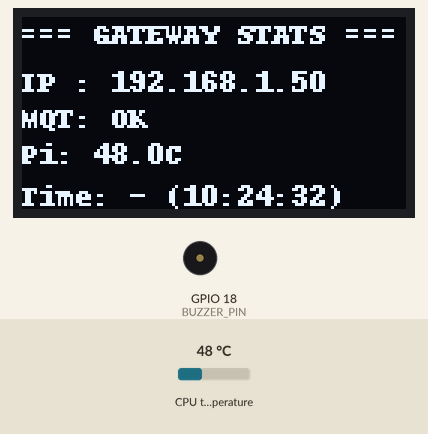
A program run on a simulated Raspberry Pi (BCM pin numbers). Parts: 128×64 one-colour display, buzzer (waves = sounding, pin HIGH). The test bench sets the inputs (shaded band); at power-on: CPU temperature 48 °C. The clock reads 2024-03-15 10:24:30 at power-on unless the program sets it; no MQTT or app messages arrive unless stated; what the program prints to the terminal is not drawn.

Above: at 3.0 s.
3.1 s: CPU temperature set to 31 °C
At 5.7 s:
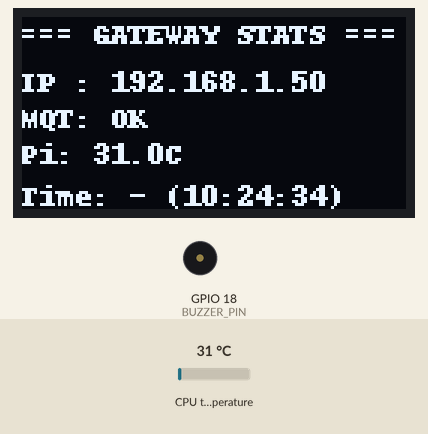
8.1 s: CPU temperature set to 44 °C
At 10.1 s:
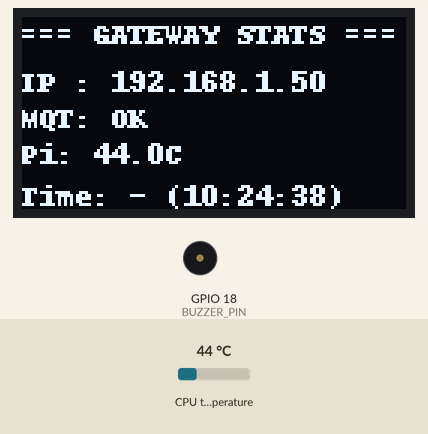
14.4 s: CPU temperature set to 58 °C
At 16.0 s:
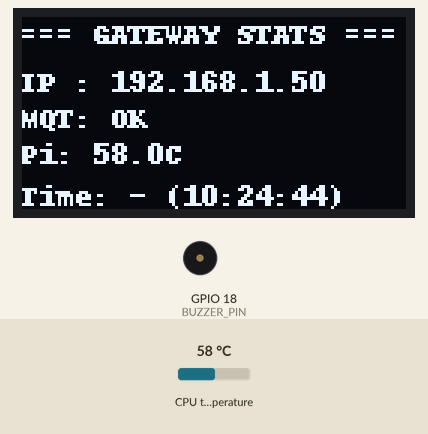
Timing chart, 0 to 17.5 s (numbered marks = the images above; inputs shaded):
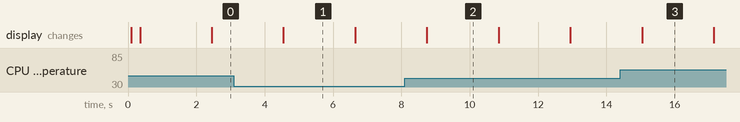

The program:

gateway.py
```python
import serial
import paho.mqtt.client as mqtt
import json
import time
import threading
import socket
import RPi.GPIO as GPIO

# Import library untuk layar OLED I2C
from luma.core.interface.serial import i2c
from luma.core.render import canvas
from luma.oled.device import ssd1306

# ================= CONFIG =================
MQTT_HOST = "103.106.72.181"
MQTT_PORT = 1883
MQTT_USER = "MEDLOC"
MQTT_PASS = "MEDLOC"

SERIAL_PORT = "/dev/ttyUSB0"
SERIAL_BAUDRATE = 9600

BUZZER_PIN = 18

GPIO.setmode(GPIO.BCM)
GPIO.setwarnings(False)
GPIO.setup(BUZZER_PIN, GPIO.OUT)

# ================= GLOBAL VARIABLES =================
mqtt_status_text = "WAIT"
last_node_rx = "-"
last_time_rx = "-"
sos_is_active = False
device = None
ser = None

# ================= HELPER FUNCTIONS =================
def get_ip_address():
    """Mengambil IP Address lokal Raspberry Pi"""
    try:
        s = socket.socket(socket.AF_INET, socket.SOCK_DGRAM)
        s.connect(("8.8.8.8", 80))
        ip = s.getsockname()[0]
        s.close()
        return ip
    except:
        return "127.0.0.1"

def get_cpu_temp():
    """Membaca suhu internal prosesor Raspberry Pi"""
    try:
        with open('/sys/class/thermal/thermal_zone0/temp', 'r') as f:
            temp = float(f.read()) / 1000.0
        return f"{temp:.1f}"
    except:
        return "--"

PI_IP_ADDRESS = get_ip_address()

# ================= OLED SETUP =================
try:
    serial_i2c = i2c(port=1, address=0x3C)
    device = ssd1306(serial_i2c)
    print("✅ Layar OLED 0.96 Inch Berhasil Diinisialisasi.")
except Exception as oled_err:
    print(f"❌ Gagal membuka layar OLED: {oled_err}")
    device = None

# ================= OLED DISPLAY FUNCTIONS =================
def update_oled_normal():
    """Menampilkan status kesehatan sistem di OLED saat normal"""
    if device and not sos_is_active:
        current_time = time.strftime("%H:%M:%S")
        cpu_temp = get_cpu_temp()
        with canvas(device) as draw:
            draw.text((0, 0), "=== GATEWAY STATS ===", fill="white")
            draw.text((0, 16), f"IP : {PI_IP_ADDRESS}", fill="white")
            draw.text((0, 28), f"MQT: {mqtt_status_text}", fill="white")
            draw.text((0, 40), f"Pi: {cpu_temp}C", fill="white")
            draw.text((0, 54), f"Time: {last_time_rx} ({current_time})", fill="white")

def update_oled_sos(node, lat, lon):
    """Menampilkan status darurat merah di OLED"""
    if device:
        with canvas(device) as draw:
            draw.text((0, 0), "! ! ! S O S ! ! !", fill="white")
            draw.text((0, 16), f"DARI : {node}", fill="white")
            draw.text((0, 28), f"LAT  : {lat}", fill="white")
            draw.text((0, 40), f"LON  : {lon}", fill="white")
            draw.text((0, 54), "EVAKUASI SEGERA!!", fill="white")

# ================= BUZZER =================
def buzzer_logic():
    """Fungsi alarm 30 detik yang berjalan di background"""
    global sos_is_active
    sos_is_active = True
    print("🚨 SOS AKTIF: Buzzer berbunyi selama 30 detik...")

    end_time = time.time() + 30
    while time.time() < end_time:
        GPIO.output(BUZZER_PIN, GPIO.HIGH)
        time.sleep(0.5)
        GPIO.output(BUZZER_PIN, GPIO.LOW)
        time.sleep(0.5)

    sos_is_active = False
    print("✅ Buzzer Off Otomatis (Timeout). Layar kembali normal.")
    update_oled_normal()

# ================= MQTT SETUP =================
def on_connect(client, userdata, flags, rc, properties=None):
    global mqtt_status_text
    if rc == 0:
        print("✅ TERHUBUNG ke Broker MQTT.")
        mqtt_status_text = "OK"
        client.subscribe("home/nodes/+/sos_reset")
    else:
        print(f"❌ GAGAL! Kode error: {rc}.")
        mqtt_status_text = "ERR"

def on_disconnect(client, userdata, disconnect_flags, reason_code, properties=None):
    global mqtt_status_text
    mqtt_status_text = "DC"

client = mqtt.Client(mqtt.CallbackAPIVersion.VERSION2)
client.username_pw_set(MQTT_USER, MQTT_PASS)
client.on_connect = on_connect
client.on_disconnect = on_disconnect

try:
    client.connect(MQTT_HOST, MQTT_PORT, 60)
    client.loop_start()
except Exception as e:
    print(f"Tidak bisa terhubung ke server: {e}")
    mqtt_status_text = "ERR"

# ================= SERIAL SETUP =================
try:
    ser = serial.Serial(SERIAL_PORT, SERIAL_BAUDRATE, timeout=2)
    print("🚀 Gateway LoRa Aktif... Menunggu data...")
    update_oled_normal()
except Exception as e:
    print(f"❌ Gagal membuka Port Serial {SERIAL_PORT}: {e}")

# ================= MAIN LOOP =================
last_oled_refresh = time.time()

try:
    while True:
        # Refresh layar normal setiap 2 detik agar jam dan suhu CPU terus terupdate
        if not sos_is_active and (time.time() - last_oled_refresh > 2):
            update_oled_normal()
            last_oled_refresh = time.time()

        # Cek apakah ada data radio yang masuk
        if ser and ser.in_waiting > 0:
            raw_data = ser.readline()
            line = raw_data.decode('utf-8', errors='ignore').strip()

            if not line:
                continue

            if "Node_" in line:
                line = line[line.find("Node_"):]

            print(f"📩 Data Mentah Terproses: {line}")

            parts = line.split(',')
            if len(parts) == 8:
                try:
                    sos_status = int(parts[7])
                    node_id = parts[0]

                    lat_val = float(parts[1])
                    lon_val = float(parts[2])

                    # Simpan data terakhir untuk OLED Normal
                    last_node_rx = node_id
                    last_time_rx = time.strftime("%H:%M:%S")

                    payload = {
                        "node_id": node_id,
                        "latitude": lat_val,
                        "longitude": lon_val,
                        "rain": int(parts[3]),
                        "temp": float(parts[4]),
                        "humidity": float(parts[5]),
                        "pressure": parts[6],
                        "sos": sos_status
                    }

                    # Kirim ke Dashboard MQTT
                    topic = f"home/nodes/{node_id}"
                    client.publish(topic, json.dumps(payload))
                    print(f"📤 JSON Terkirim ke Topic: {topic}")

                    # LOGIKA SOS vs NORMAL
                    if sos_status == 1:
                        update_oled_sos(node_id, lat_val, lon_val)

                        if not sos_is_active:
                            threading.Thread(target=buzzer_logic, daemon=True).start()

                        print("📤 Mengirim balik sinyal ACK02 ke gunung...")
                        ser.write(b"ACK02\n")
                        ser.flush()
                        time.sleep(0.1)
                    else:
                        update_oled_normal()

                except Exception as parse_error:
                    print(f"❌ Gagal memproses data: {parse_error}")
            else:
                if len(line) > 0:
                    print(f"⚠️ Data diabaikan karena jumlah kolom tidak pas ({len(parts)}/8)")

        time.sleep(0.05)

except KeyboardInterrupt:
    print("\n🛑 Mematikan Gateway...")

finally:
    GPIO.cleanup()
    client.loop_stop()
    if ser and ser.is_open:
        ser.close()
```

Measured:
- what the display in image 1 shows lasts 2.0 s, from 4.6 s to 6.6 s
